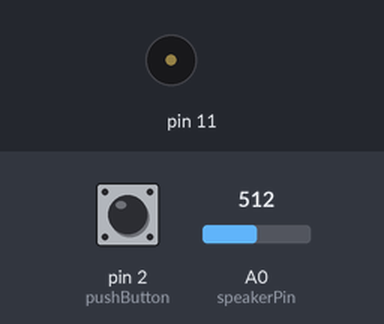
Bench run of a sketch on a simulated Arduino Uno, built with avr-gcc and run on an emulated ATmega328P. Shown: buzzer (waves = sounding). The inputs (shaded band) are chosen by the test bench; at power-on: pin 2 (pushButton) LOW, A0 (speakerPin) = 512. What the sketch prints to the serial monitor is not drawn.

Above: at 4.3 s.
4.4 s: pin 2 (pushButton) pulled HIGH for 1 s
At 5.8 s:
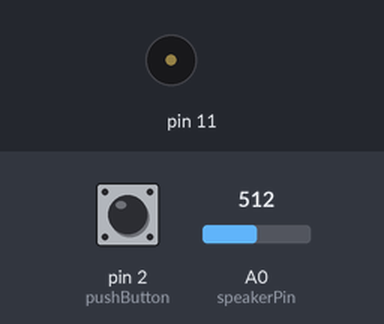
8.4 s: pin 2 (pushButton) pulled HIGH for 3.2 s
At 15.8 s:
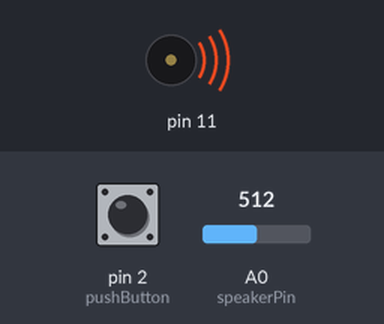
Timing chart, 0 to 17.3 s (numbered marks = the images above; inputs shaded):
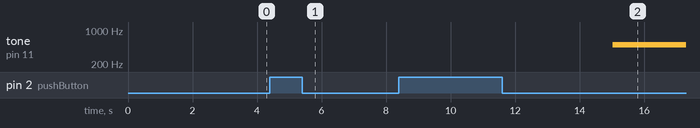

Measured:
- after the input at 4.4 s, tone on pin 11: stays silent (without the input it goes to 500 Hz after 0.61 s)
- after the input at 8.4 s, tone on pin 11: silent → 500 Hz after 6.6 s instead of 1.6 s

The sketch:

KnockDetectorBuzzer.ino
```cpp
const int speakerPin = A0;
const int pushButton = 2;

int speakerValue = 0;
int buttonState = 0;

unsigned long previousMillis = 0;
unsigned long currentMillis = 0;
unsigned long interval = 5000;
unsigned triggered = 0;

const int threshold = 355;

void setup() {
  pinMode(speakerPin, INPUT);
  pinMode(pushButton, INPUT);
  Serial.begin(9600);
}

void loop() {
  speakerValue = analogRead(speakerPin);
  if (speakerValue > 345)
   Serial.println(speakerValue);
  if (speakerValue > threshold) {
     Serial.println("Knock");
     triggered = 1;
  }

  currentMillis = millis();

  if ((currentMillis - previousMillis >= interval) && triggered){
     tone(11,500);
     previousMillis = currentMillis;
  }

  buttonState = digitalRead(pushButton);
  if(buttonState == 1){
      noTone(11);
      triggered = 0;
     }
  delay(10);

}
```
